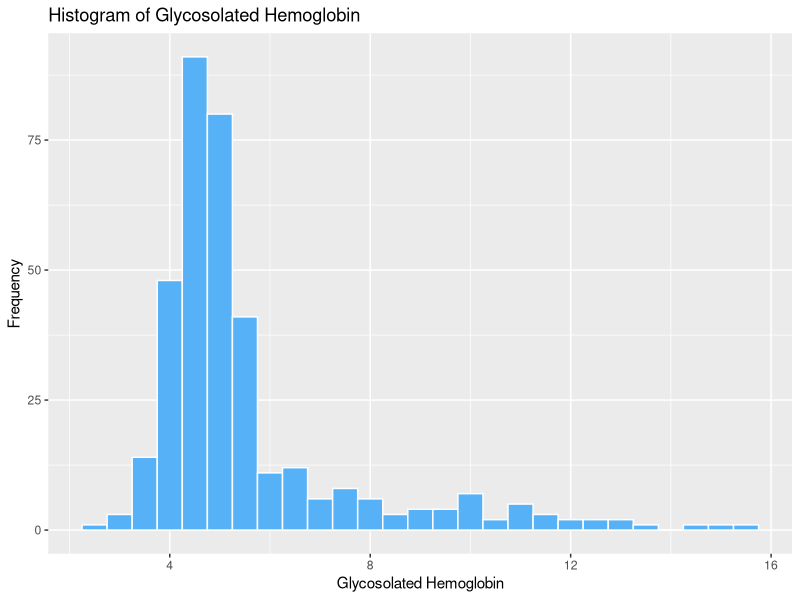
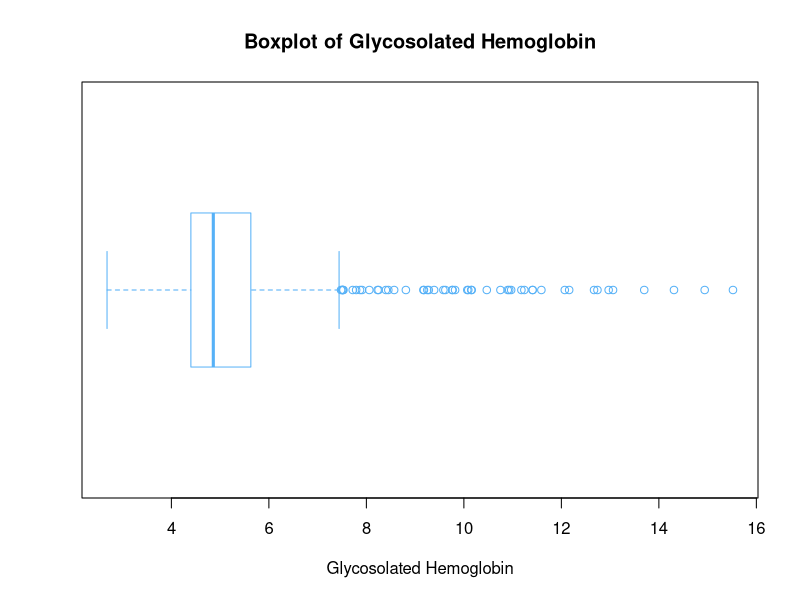
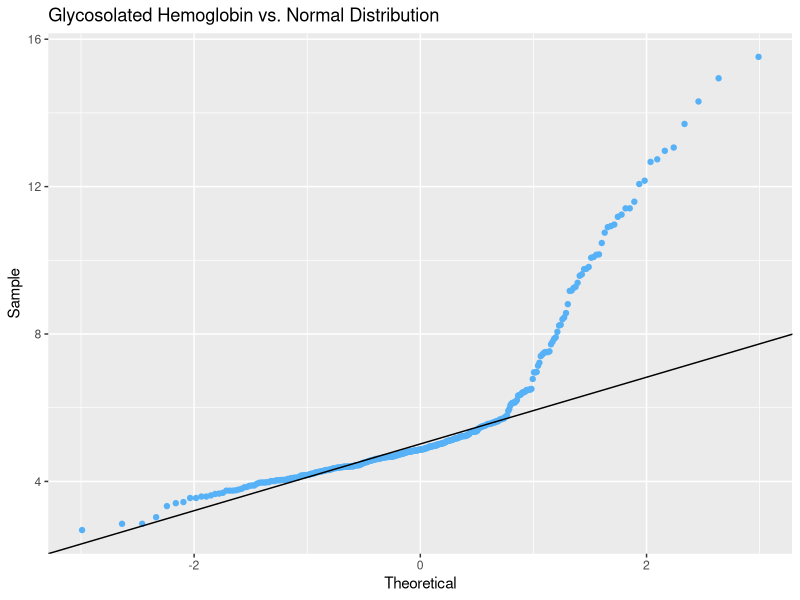
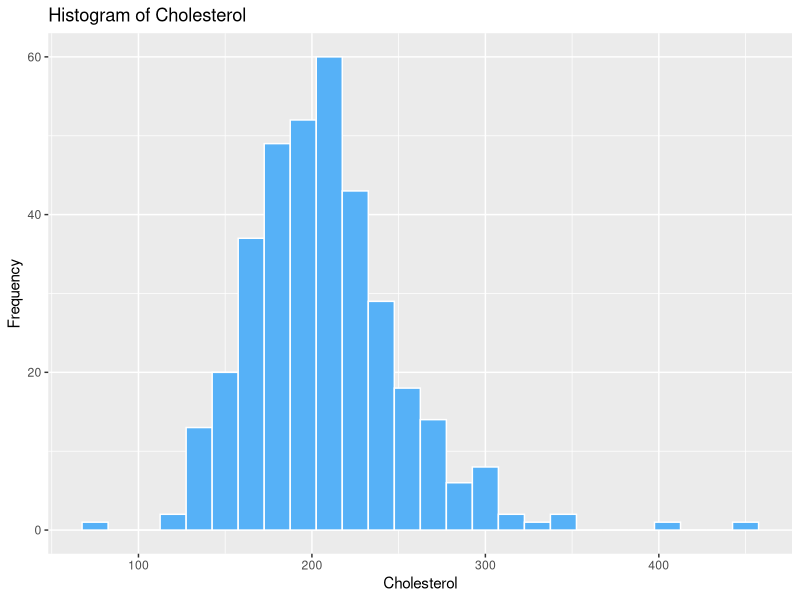
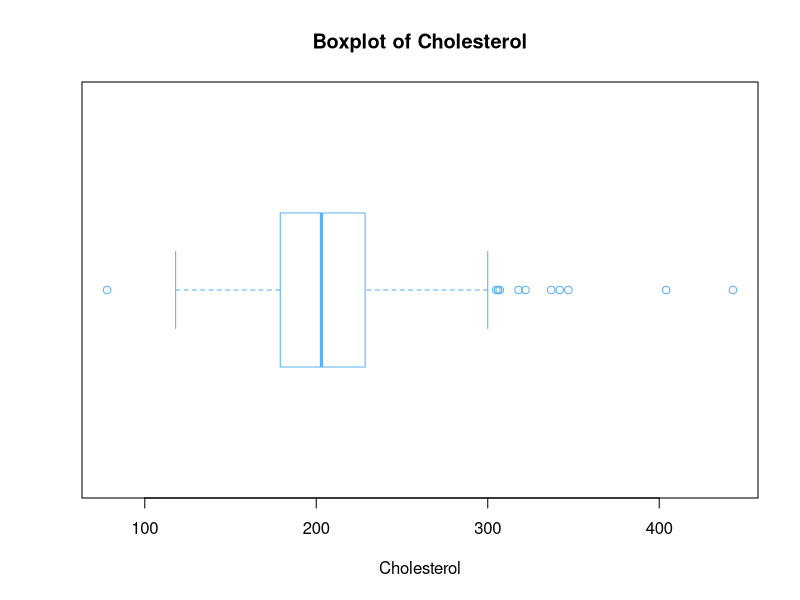
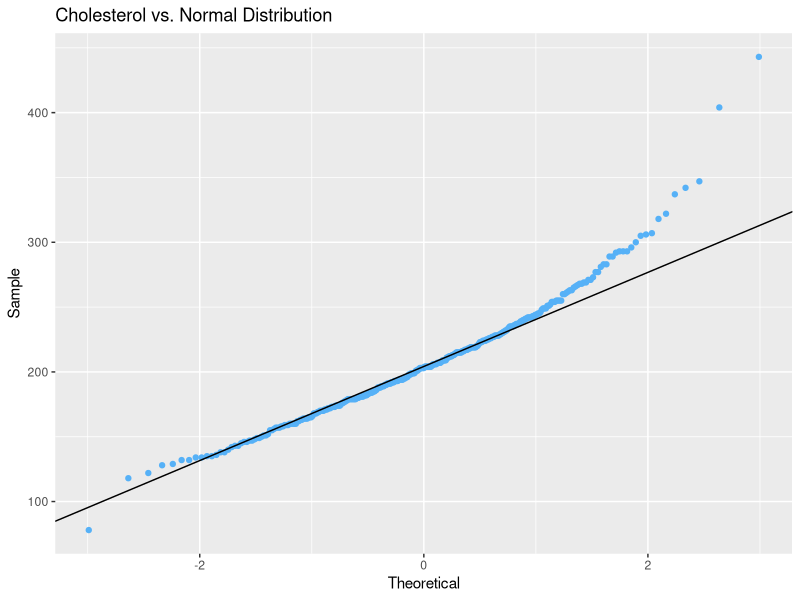
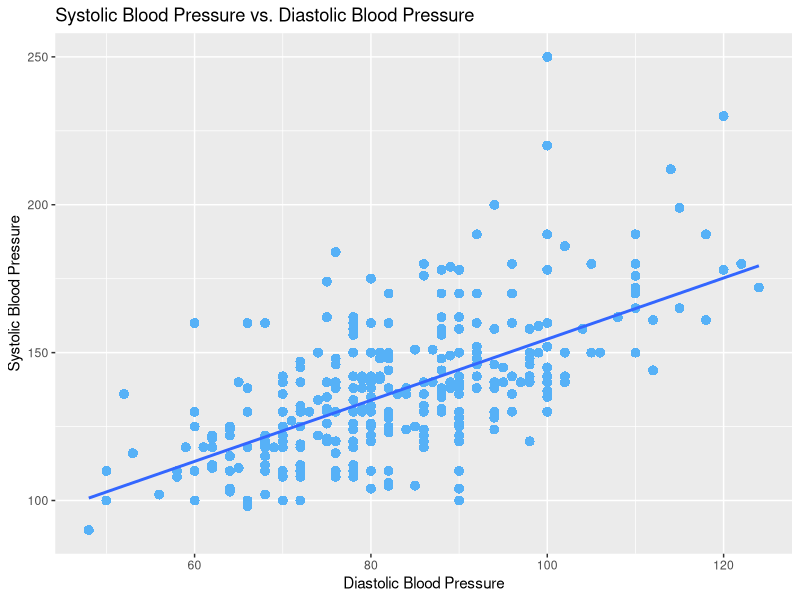
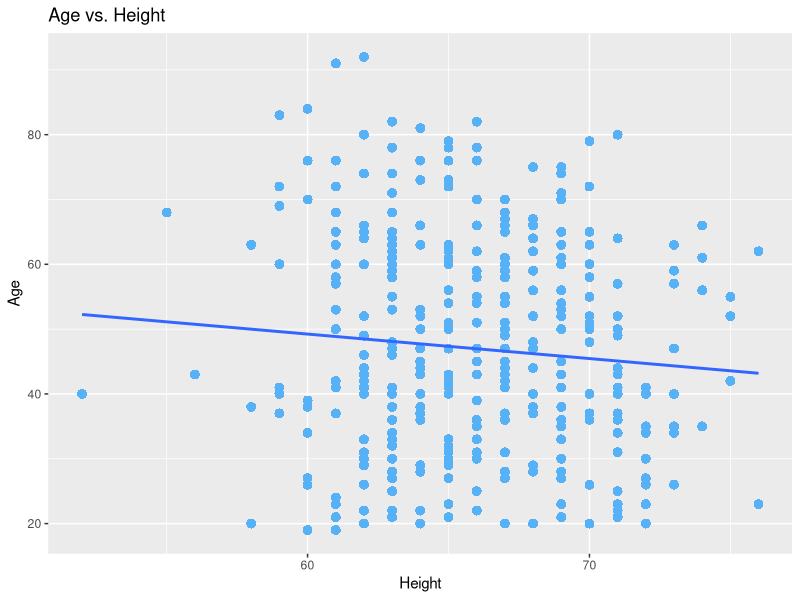

Here is the R script that generated these plots, in order: (Note: this script raises an error after producing the figures.)
## ---- chunk 1
data = read.csv("diabetes.csv")
## ---- chunk 2
data = data[1:359, ]
## ---- chunk 3
glyhb = data$glyhb
require("ggplot2")
ggplot(data) + geom_histogram(aes(x = glyhb), binwidth = 0.5, col = "white", fill = "#56B1F7") +
  ggtitle("Histogram of Glycosolated Hemoglobin") + 
  xlab("Glycosolated Hemoglobin") + ylab("Frequency")
## ---- chunk 4
boxplot(glyhb, horizontal = TRUE, col = "white", border = "#56B1F7",
        xlab = "Glycosolated Hemoglobin",
        main = "Boxplot of Glycosolated Hemoglobin")
## ---- chunk 5
exp.sample = rnorm(n = 10000)
y1y2 = quantile(glyhb, probs = c(0.25, 0.75))
x1x2 = quantile(exp.sample, probs = c(0.25, 0.75))
slope = (y1y2[2] - y1y2[1])/(x1x2[2] - x1x2[1])
intercept = slope * (0 - x1x2[1]) + y1y2[1]
ggplot(data, aes(sample = glyhb)) + stat_qq(col = "#56B1F7") +
  ggtitle("Glycosolated Hemoglobin vs. Normal Distribution") +
  xlab("Theoretical") +
  ylab("Sample") +
  geom_abline(intercept = intercept, slope = slope) 
## ---- chunk 6
chol = data$chol

# Produce the histogram

ggplot(data) + geom_histogram(aes(x = chol), binwidth = 15, col = "white", fill = "#56B1F7") +
  ggtitle("Histogram of Cholesterol") + 
  xlab("Cholesterol") + ylab("Frequency")

# Produce the boxplot

boxplot(chol, horizontal = TRUE, col = "white", border = "#56B1F7",
        xlab = "Cholesterol",
        main = "Boxplot of Cholesterol")

# Produce the qq-plot

exp.sample = rnorm(n = 10000)
y1y2 = quantile(chol, probs = c(0.25, 0.75))
x1x2 = quantile(exp.sample, probs = c(0.25, 0.75))
slope = (y1y2[2] - y1y2[1])/(x1x2[2] - x1x2[1])
intercept = slope * (0 - x1x2[1]) + y1y2[1]
ggplot(data, aes(sample = chol)) + stat_qq(col = "#56B1F7") +
  ggtitle("Cholesterol vs. Normal Distribution") +
  xlab("Theoretical") +
  ylab("Sample") +
  geom_abline(intercept = intercept, slope = slope) 
## ---- chunk 7
ggplot(data, aes(x = bp.1d, y = bp.1s)) +
    geom_point(shape = 16, col = "#56B1F7", size = 3) + 
    geom_smooth(method = lm, se = FALSE) + 
    xlab("Diastolic Blood Pressure") + 
    ylab("Systolic Blood Pressure") + 
    ggtitle("Systolic Blood Pressure vs. Diastolic Blood Pressure")
## ---- chunk 8
ggplot(data, aes(x = height, y = age)) +
    geom_point(shape = 16, col = "#56B1F7", size = 3) + 
    geom_smooth(method = lm, se = FALSE) + 
    xlab("Height") + 
    ylab("Age") + 
    ggtitle("Age vs. Height")
## ---- chunk 9
diabetes_locs = glyhb >= 7
diabetes = c()
diabetes[diabetes_locs] = "Greater than or equal to 7 (Diabetes)"
diabetes[!diabetes_locs] = "Less than 7 (No Diabetes)"
data$diabetes = factor(diabetes)
## ---- chunk 10
ggplot(data, aes(x = diabetes, y = chol)) + 
  geom_boxplot(aes(fill = diabetes)) + 
  coord_flip() + 
  theme(legend.position="none") + 
  ylab("Cholesterol") +
  xlab("Glycosolated Hemoglobin") +
  ggtitle("Boxplots of Cholesterol by Glycosolated Hemoglobin")
## ---- chunk 11
ggplot(data, aes(x = diabetes, y = stab.glu)) + 
  geom_boxplot(aes(fill = diabetes)) + 
  coord_flip() + 
  theme(legend.position="none") + 
  ylab("Stabilized Glucose") +
  xlab("Glycosolated Hemoglobin") +
  ggtitle("Boxplots of Stabilized Glucose by\n Glycosolated Hemoglobin")
## ---- chunk 12
ggplot(data, aes(x = diabetes, y = hdl)) + 
  geom_boxplot(aes(fill = diabetes)) + 
  coord_flip() + 
  theme(legend.position="none") + 
  ylab("High Density Lipoprotein") +
  xlab("Glycosolated Hemoglobin") +
  ggtitle("Boxplots of High Density Lipoprotein by\n Glycosolated Hemoglobin")
## ---- chunk 13
ggplot(data, aes(x = diabetes, y = ratio)) + 
  geom_boxplot(aes(fill = diabetes)) + 
  coord_flip() + 
  theme(legend.position="none") + 
  ylab("Ratio (chol/hdl)") +
  xlab("Glycosolated Hemoglobin") +
  ggtitle("Boxplots of Ratio (chol/hdl) by\n Glycosolated Hemoglobin")
## ---- chunk 14
ggplot(data, aes(x = diabetes, y = age)) +
  geom_boxplot(aes(fill = diabetes)) +
  coord_flip() +
  theme(legend.position="none") +
  ylab("Age") +
  xlab("Glycosolated Hemoglobin") +
  ggtitle("Boxplots of Age by Glycosolated Hemoglobin")
## ---- chunk 15
ggplot(data, aes(x = diabetes, y = height)) +
  geom_boxplot(aes(fill = diabetes)) +
  coord_flip() +
  theme(legend.position="none") +
  ylab("Height") +
  xlab("Glycosolated Hemoglobin") +
  ggtitle("Boxplots of Height by Glycosolated Hemoglobin")
## ---- chunk 16
ggplot(data, aes(x = diabetes, y = weight)) +
  geom_boxplot(aes(fill = diabetes)) +
  coord_flip() +
  theme(legend.position="none") +
  ylab("Weight") +
  xlab("Glycosolated Hemoglobin") +
  ggtitle("Boxplots of Weight by Glycosolated Hemoglobin")
## ---- chunk 17
ggplot(data, aes(x = diabetes, y = bp.1s)) +
  geom_boxplot(aes(fill = diabetes)) +
  coord_flip() +
  theme(legend.position="none") +
  ylab("First Systolic Blood Pressure") +
  xlab("Glycosolated Hemoglobin") +
  ggtitle("Boxplots of First Systolic Blood Pressure by\n Glycosolated Hemoglobin")
## ---- chunk 18
ggplot(data, aes(x = diabetes, y = bp.1d)) +
  geom_boxplot(aes(fill = diabetes)) +
  coord_flip() +
  theme(legend.position="none") +
  ylab("First Diastolic Blood Pressure") +
  xlab("Glycosolated Hemoglobin") +
  ggtitle("Boxplots of First Diastolic Blood Pressure by\n Glycosolated Hemoglobin")
## ---- chunk 19
ggplot(data, aes(x = diabetes, y = waist)) +
  geom_boxplot(aes(fill = diabetes)) +
  coord_flip() +
  theme(legend.position="none") +
  ylab("Waist (inches)") +
  xlab("Glycosolated Hemoglobin") +
  ggtitle("Boxplots of Waist by Glycosolated Hemoglobin")
## ---- chunk 20
ggplot(data, aes(x = diabetes, y = hip)) +
  geom_boxplot(aes(fill = diabetes)) +
  coord_flip() +
  theme(legend.position="none") +
  ylab("Hip Circumference (inches)") +
  xlab("Glycosolated Hemoglobin") +
  ggtitle("Boxplots of Hip Circumference by\n Glycosolated Hemoglobin")
## ---- chunk 21
ggplot(data[data$frame != "", ], aes(x = frame, y = glyhb)) +
  geom_boxplot(aes(fill = frame)) +
  coord_flip() +
  theme(legend.position="none") +
  ylab("Glycosolated Hemoglobin") +
  xlab("Frame") +
  ggtitle("Boxplots of Glycosolated Hemoglobin by Frame") + 
  geom_hline(yintercept = 7, linetype = "dashed")
## ---- chunk 22
ggplot(data, aes(x = diabetes, y = time.ppn)) +
  geom_boxplot(aes(fill = diabetes)) +
  coord_flip() +
  theme(legend.position="none") +
  ylab("Minutes After Eating when Glucose Level Measured (time.ppn)") +
  xlab("Glycosolated Hemoglobin") +
  ggtitle("Boxplots of Minutes After Eating when Glucose Level \nMeasured by Glycosolated Hemoglobin")
## ---- chunk 23
ggplot(data, aes(x = location, y = glyhb)) +
  geom_boxplot(aes(fill = location)) +
  coord_flip() +
  theme(legend.position="none") +
  ylab("Glycosolated Hemoglobin") +
  xlab("Location") +
  ggtitle("Boxplots of Glycosolated Hemoglobin\n by Location") + 
  geom_hline(yintercept = 7, linetype = "dashed")
## ---- chunk 24
ggplot(data, aes(x = gender, y = glyhb)) +
  geom_boxplot(aes(fill = gender)) +
  coord_flip() +
  theme(legend.position="none") +
  ylab("Glycosolated Hemoglobin") +
  xlab("Gender") +
  ggtitle("Boxplots of Glycosolated Hemoglobin\n by Gender") + 
  geom_hline(yintercept = 7, linetype = "dashed")
## ---- chunk 25
data$BMI = 703 * (data$weight / (data$height)^2)
data$WHR = data$waist / data$hip
## ---- chunk 26
ggplot(data) + geom_histogram(aes(x = BMI), binwidth = 2.5, col = "white", fill = "#56B1F7") +
  ggtitle("Histogram of BMI") + 
  xlab("BMI") + ylab("Frequency")
## ---- chunk 27
ggplot(data) + geom_histogram(aes(x = WHR), binwidth = 0.03, col = "white", fill = "#56B1F7") +
  ggtitle("Histogram of WHR") + 
  xlab("WHR") + ylab("Frequency")
## ---- chunk 28
ggplot(data, aes(x = diabetes, y = BMI)) +
  geom_boxplot(aes(fill = diabetes)) +
  coord_flip() +
  theme(legend.position="none") +
  ylab("BMI") +
  xlab("Glycosolated Hemoglobin") +
  ggtitle("Boxplots of BMI Measured by\n Glycosolated Hemoglobin")
## ---- chunk 29
ggplot(data, aes(x = diabetes, y = WHR)) +
  geom_boxplot(aes(fill = diabetes)) +
  coord_flip() +
  theme(legend.position="none") +
  ylab("WHR") +
  xlab("Glycosolated Hemoglobin") +
  ggtitle("Boxplots of WHR Measured by\n Glycosolated Hemoglobin")
## ---- chunk 30
bmi = data$BMI
e1 <- mean(bmi)
e1
e2 <- mean(bmi^2)
e2
## ---- chunk 31
b <- e1/(e2 - e1^2)
b
a <- e1^2/(e2 - e1^2)
a
## ---- chunk 32
gamma.est <- matrix(0, 1000, 2)
for (i in 1:1000) {
  boot <- sample(bmi, 1000, replace = T)
  e1 <- mean(boot)
  e2 <- mean(boot^2)
  gamma.est[i,1] <- e1^2/(e2 - e1^2)
  gamma.est[i,2] <- e1/(e2 - e1^2)
}
## ---- chunk 33
pboot.perc.a <- quantile(gamma.est[,1], probs = c(0.025, 0.975))
pboot.perc.a
## ---- chunk 34
pboot.perc.b <- quantile(gamma.est[,2], probs = c(0.025, 0.975))
pboot.perc.b
## ---- chunk 35
ggplot(data) + geom_histogram(aes(x = BMI, y = ..density..), binwidth = 2.5, col = "white", fill = "#56B1F7") +
  stat_function(fun = dgamma, args = list(shape = a, rate = b), size = 1.5) +
  ggtitle("Histogram of BMI") + 
  xlab("BMI") + ylab("Density")
## ---- chunk 36
whr = data$WHR
mle.u <- mean(whr)
mle.u
mle.sig <- sqrt(mean((whr - mle.u)^2))
mle.sig
## ---- chunk 37
whr.est <- matrix(0, 1000, 2)
for (i in 1:1000) {
boot <- sample(whr, 1000, replace = T)
      whr.est[i,1] <- mean(boot)
     whr.est[i,2] <- var(boot)
}
## ---- chunk 38
pboot.perc.mean <- quantile(whr.est[,1], probs = c(0.025, 0.975))
pboot.perc.mean
pboot.perc.var <- quantile(whr.est[,2], probs = c(0.025, 0.975))
pboot.perc.var
## ---- chunk 39
ggplot(data) + geom_histogram(aes(x = WHR, y = ..density..), binwidth = 0.03, col = "white", fill = "#56B1F7") +
  stat_function(fun = dnorm, args = list(mean = mle.u, sd = mle.sig), size = 1.5) +
  ggtitle("Histogram of WHR") + 
  xlab("WHR") + ylab("Density")
## ---- chunk 40
est.maleND <- matrix(0, 1000, 4)
for (i in 1:1000) {
  boot <- sample(bmi[data$glyhb >= 7 & data$gender == "male"], 1000, replace = T)
  e1 <- mean(boot)
  e2 <- mean(boot^2)
  est.maleND[i,1] <- e1^2/(e2 - e1^2)
  est.maleND[i,2] <- e1/(e2 - e1^2)

 boot <- sample(whr[data$glyhb >= 7 & data$gender == "male"], 1000, replace = T)
  est.maleND[i,3] <- mean(boot)
  est.maleND[i,4] <- var(boot)
}
## ---- chunk 41
pboot.perc.a.maleD <- quantile(est.maleND[,1], probs = c(0.025, 0.975))
pboot.perc.a.maleD

pboot.perc.b.maleD <- quantile(est.maleND[,2], probs = c(0.025, 0.975))
pboot.perc.b.maleD

pboot.perc.mu.maleD <- quantile(est.maleND[,3], probs = c(0.025, 0.975))
pboot.perc.mu.maleD

pboot.perc.var.maleD <- quantile(est.maleND[,4], probs = c(0.025, 0.975))
pboot.perc.var.maleD
## ---- chunk 42
est.maleND <- matrix(0, 1000, 4)
for (i in 1:1000) {
  boot <- sample(bmi[data$glyhb < 7 & data$gender == "male"], 1000, replace = T)
  e1 <- mean(boot)
  e2 <- mean(boot^2)
  est.maleND[i,1] <- e1^2/(e2 - e1^2)
  est.maleND[i,2] <- e1/(e2 - e1^2)

boot <- sample(whr[data$glyhb < 7 & data$gender == "male"], 1000, replace = T)
  est.maleND[i,3] <- mean(boot)
  est.maleND[i,4] <- var(boot)
}
## ---- chunk 43
pboot.perc.a.maleND <- quantile(est.maleND[,1], probs = c(0.025, 0.975))
pboot.perc.a.maleND

pboot.perc.b.maleND <- quantile(est.maleND[,2], probs = c(0.025, 0.975))
pboot.perc.b.maleND

pboot.perc.mu.maleND <- quantile(est.maleND[,3], probs = c(0.025, 0.975))
pboot.perc.mu.maleND

pboot.perc.var.maleND <- quantile(est.maleND[,4], probs = c(0.025, 0.975))
pboot.perc.var.maleND
## ---- chunk 44
est.femaleD <- matrix(0, 1000, 4)
for (i in 1:1000) {
  boot <- sample(bmi[data$glyhb >= 7 & data$gender == "female"], 1000, replace = T)
  e1 <- mean(boot)
  e2 <- mean(boot^2)
  est.femaleD[i,1] <- e1^2/(e2 - e1^2)
  est.femaleD[i,2] <- e1/(e2 - e1^2)

boot <- sample(whr[data$glyhb >= 7 & data$gender == "female"], 1000, replace = T)
  est.femaleD[i,3] <- mean(boot)
  est.femaleD[i,4] <- var(boot)
}
## ---- chunk 45
pboot.perc.a.femaleD <- quantile(est.femaleD[,1], probs = c(0.025, 0.975))
pboot.perc.a.femaleD

pboot.perc.b.femaleD <- quantile(est.femaleD[,2], probs = c(0.025, 0.975))
pboot.perc.b.femaleD

pboot.perc.mu.femaleD <- quantile(est.femaleD[,3], probs = c(0.025, 0.975))
pboot.perc.mu.femaleD

pboot.perc.var.femaleD <- quantile(est.femaleD[,4], probs = c(0.025, 0.975))
pboot.perc.var.femaleD
## ---- chunk 46
est.femaleND <- matrix(0, 1000, 4)
for (i in 1:1000) {
  boot <- sample(bmi[data$glyhb < 7 & data$gender == "female"], 1000, replace = T)
  e1 <- mean(boot)
  e2 <- mean(boot^2)
  est.femaleND[i,1] <- e1^2/(e2 - e1^2)
  est.femaleND[i,2] <- e1/(e2 - e1^2)

boot <- sample(whr[data$glyhb < 7 & data$gender == "female"], 1000, replace = T)
  est.femaleND[i,3] <- mean(boot)
  est.femaleND[i,4] <- var(boot)
}
## ---- chunk 47
pboot.perc.a.femaleND <- quantile(est.femaleND[,1], probs = c(0.025, 0.975))
pboot.perc.a.femaleND

pboot.perc.b.femaleND <- quantile(est.femaleND[,2], probs = c(0.025, 0.975))
pboot.perc.b.femaleND

pboot.perc.mu.femaleND <- quantile(est.femaleND[,3], probs = c(0.025, 0.975))
pboot.perc.mu.femaleND

pboot.perc.var.femaleND <- quantile(est.femaleND[,4], probs = c(0.025, 0.975))
pboot.perc.var.femaleND
## ---- chunk 48

all_CI = list(pboot.perc.a.maleD, pboot.perc.b.maleD, pboot.perc.mu.maleD, pboot.perc.var.maleD,
           pboot.perc.a.maleND, pboot.perc.b.maleND, pboot.perc.mu.maleND, pboot.perc.var.maleD,
           pboot.perc.a.femaleD, pboot.perc.b.femaleD, pboot.perc.mu.femaleD, pboot.perc.var.femaleD,
           pboot.perc.a.femaleND, pboot.perc.b.femaleND, pboot.perc.mu.femaleND, pboot.perc.var.femaleND)

# Apply this to convert into desired string
pretty_CI = function(x) {
  paste(toString(round(x[1], digits = 3)), "-", toString(round(x[2], digits = 3)), sep = " ")
}

simple_CI = sapply(all_CI, pretty_CI)
CI_matrix = matrix(simple_CI, nrow = 4, byrow = TRUE)
colnames(CI_matrix) = c("alpha", "beta", "mean", "variance")
rownames(CI_matrix) = c("Diabetic Male", "Non-diabetic Male", "Diabetic Female", "Non-diabetic Female")
CI_matrix
## ---- chunk 49
female.diabetics = length(which(data$gender=="female" & data$glyhb >= 7))
female.nondiabetics = length(which(data$gender=="female" & data$glyhb < 7))

male.diabetics = length(which(data$gender=="male" & data$glyhb >= 7))
male.nondiabetics = length(which(data$gender=="male" & data$glyhb < 7))

gender.mat = matrix(c(male.diabetics, male.nondiabetics, female.diabetics,
                      female.nondiabetics), nrow=2, dimnames=list(c("Diabetic",
                      "Not Diabetic"), c("Male", "Female")))
gender.mat
## ---- chunk 50
chisq.test(gender.mat)
## ---- chunk 51
female.df = data[data$gender=="female",]
female.diab.status = vector()
  for (i in 1:nrow(female.df)){
  if (female.df$glyhb[i]>=7) {female.diab.status[i]=1
  } else female.diab.status[i]=0
}

male.df = data[data$gender=="male",]
male.diab.status = vector()
for (i in 1:nrow(male.df)){
  if (male.df$glyhb[i]>=7) {male.diab.status[i]=1
  } else male.diab.status[i]=0
}
## ---- chunk 52
t.test(female.diab.status, male.diab.status, alternative="two.sided", mu=0,
       paired=FALSE, var.equal=FALSE, conf.level=0.95)
## ---- chunk 53
groupList = list()

# Stabilized glucose level:
stab.gluc.diabetic = data[data$glyhb>=7, 4]
stab.gluc.nondiabetic = data[data$glyhb<7, 4]

groupList[[1]] = stab.gluc.diabetic
groupList[[2]] = stab.gluc.nondiabetic

# Age:
age.diabetic = data[data$glyhb>=7, 9]
age.nondiabetic = data[data$glyhb<7, 9]

groupList[[3]] = age.diabetic
groupList[[4]] = age.nondiabetic

# First systolic blood pressure:
bp.1s.diabetic = data[data$glyhb>=7, 14]
bp.1s.nondiabetic = data[data$glyhb<7, 14]

groupList[[5]] = bp.1s.diabetic
groupList[[6]] = bp.1s.nondiabetic

# BMI:
bmi.diabetic = data[data$glyhb>=7, 20]
bmi.nondiabetic = data[data$glyhb<7, 20]

groupList[[7]] = bmi.diabetic
groupList[[8]] = bmi.nondiabetic

# WHR:
whr.diabetic = data[data$glyhb>=7, 21]
whr.nondiabetic = data[data$glyhb<7, 20]

groupList[[9]] = whr.diabetic
groupList[[10]] = whr.nondiabetic
## ---- chunk 54
plot.boot.hist = function(x){
  boot.pop = replicate(1000, sample(x, 1000, replace=TRUE))
  boot.pop.means = apply(boot.pop, 2, mean)
  return(boot.pop.means)
}

pop_means = data.frame(sapply(groupList, plot.boot.hist))

# Stab.glu of diabetics
ggplot(pop_means) + geom_histogram(aes(x = pop_means[ , 1]), binwidth = 0.5, col = "white", fill = "#56B1F7") +
  ggtitle("Histogram of Stab.Glu for Diabetics") + 
  xlab("Glycosolated Hemoglobin") + ylab("Frequency")

# Stab.glu of non-diabetics
ggplot(pop_means) + geom_histogram(aes(x = pop_means[ , 2]), binwidth = 0.5, col = "white", fill = "#56B1F7") +
  ggtitle("Histogram of Stab.Glu for Non-Diabetics") + 
  xlab("Glycosolated Hemoglobin") + ylab("Frequency")

# Age of diabetics
ggplot(pop_means) + geom_histogram(aes(x = pop_means[ , 3]), binwidth = 0.4, col = "white", fill = "#56B1F7") +
  ggtitle("Histogram of Age for Diabetics") + 
  xlab("Glycosolated Hemoglobin") + ylab("Frequency")

# Age of non-diabetics
ggplot(pop_means) + geom_histogram(aes(x = pop_means[ , 4]), binwidth = 0.4, col = "white", fill = "#56B1F7") +
  ggtitle("Histogram of Age for Non-Diabetics") + 
  xlab("Glycosolated Hemoglobin") + ylab("Frequency")

# bp.1sd of diabetics
ggplot(pop_means) + geom_histogram(aes(x = pop_means[ , 5]), binwidth = 0.4, col = "white", fill = "#56B1F7") +
  ggtitle("Histogram of bp.1sd for Diabetics") + 
  xlab("Glycosolated Hemoglobin") + ylab("Frequency")

# bp.1sd of non-diabetics
ggplot(pop_means) + geom_histogram(aes(x = pop_means[ , 6]), binwidth = 0.4, col = "white", fill = "#56B1F7") +
  ggtitle("Histogram of bp.1sd for Non-Diabetics") + 
  xlab("Glycosolated Hemoglobin") + ylab("Frequency")

# BMI of diabetics
ggplot(pop_means) + geom_histogram(aes(x = pop_means[ , 7]), binwidth = 0.2, col = "white", fill = "#56B1F7") +
  ggtitle("Histogram of BMI for Diabetics") + 
  xlab("Glycosolated Hemoglobin") + ylab("Frequency")

# BMI of non-diabetics
ggplot(pop_means) + geom_histogram(aes(x = pop_means[ , 8]), binwidth = 0.2, col = "white", fill = "#56B1F7") +
  ggtitle("Histogram of BMI for Non-Diabetics") + 
  xlab("Glycosolated Hemoglobin") + ylab("Frequency")

# WHR of diabetics
ggplot(pop_means) + geom_histogram(aes(x = pop_means[ , 9]), binwidth = 0.001, col = "white", fill = "#56B1F7") +
  ggtitle("Histogram of WHR for Diabetics") + 
  xlab("Glycosolated Hemoglobin") + ylab("Frequency")

# WHR of non-diabetics
ggplot(pop_means) + geom_histogram(aes(x = pop_means[ , 10]), binwidth = 0.20, col = "white", fill = "#56B1F7") +
  ggtitle("Histogram of WHR for Non-Diabetics") + 
  xlab("Glycosolated Hemoglobin") + ylab("Frequency")
## ---- chunk 55
t.test(stab.gluc.diabetic, stab.gluc.nondiabetic, alternative="two.sided", mu=0,
       paired=FALSE, var.equal=FALSE, conf.level=0.95)

t.test(age.diabetic, age.nondiabetic, alternative="two.sided", mu=0,
       paired=FALSE, var.equal=FALSE, conf.level=0.95)

t.test(bp.1s.diabetic, bp.1s.nondiabetic, alternative="two.sided", mu=0,
       paired=FALSE, var.equal=FALSE, conf.level=0.95)

t.test(bmi.diabetic, bmi.nondiabetic, alternative="two.sided", mu=0,
       paired=FALSE, var.equal=FALSE, conf.level=0.95)

t.test(whr.diabetic, whr.nondiabetic, alternative="two.sided", mu=0,
       paired=FALSE, var.equal=FALSE, conf.level=0.95)
## ---- chunk 56
X <- data$BMI[data$gender == "male" & data$glyhb <7]
Y <- data$BMI[data$gender == "male" & data$glyhb >=7]
n <- length(X)
m <- length(Y)
all.ranks <- rank(c(Y, X))
R.prime <- sum(all.ranks[1:length(Y)])
pi.bmi <- 1/(n*m)*(R.prime - m*(m + 1)/2)
pi.bmi
## ---- chunk 57
data$diff <- data$gender == "male" & data$glyhb <7
wilcox.test(bmi ~ diff, data=data) 
## ---- chunk 58
boot <- 1:1000
for (i in 1:1000) {
  smp <- sample(data$BMI[data$gender == "male" & data$glyhb <7], 100, replace =T)
  smp2 <- sample(data$BMI[data$gender == "male" & data$glyhb >=7], 100, replace =T)
  all.ranks <- rank(c(smp2, smp))
  R.prime <- sum(all.ranks[1:length(smp2)])
  boot[i] <- 1/(100*100)*(R.prime - 100*(100 + 1)/2)
}
## ---- chunk 59
pboot.perc.pi.bmi <- quantile(boot, probs = c(0.025, 0.975))
pboot.perc.pi.bmi
## ---- chunk 60
X <- data$WHR[data$gender == "male" & data$glyhb <7]
Y <- data$WHR[data$gender == "male" & data$glyhb >=7]
n <- length(X)
m <- length(Y)
all.ranks <- rank(c(Y, X))
R.prime <- sum(all.ranks[1:length(Y)])
pi.whr <- 1/(n*m)*(R.prime - m*(m + 1)/2)
pi.whr
## ---- chunk 61
boot <- 1:1000
for (i in 1:1000) {
  smp <- sample(data$WHR[data$gender == "male" & data$glyhb <7], 100, replace =T)
  smp2 <- sample(data$WHR[data$gender == "male" & data$glyhb >=7], 100, replace =T)
  all.ranks <- rank(c(smp2, smp))
  R.prime <- sum(all.ranks[1:length(smp2)])
  boot[i] <- 1/(100*100)*(R.prime - 100*(100 + 1)/2)
}
## ---- chunk 62
pboot.perc.pi.whr <- quantile(boot, probs = c(0.025, 0.975))
pboot.perc.pi.whr
## ---- chunk 63
male.WHRs.null = male.df[male.df$glyhb < 7,]$waist/male.df[male.df$glyhb < 7,]$hip
male.WHRs.null
## ---- chunk 64
threshold = quantile(male.WHRs.null, prob=0.95)
threshold
## ---- chunk 65
male.WHRs.alt = male.df[male.df$glyhb >= 7,]$waist/male.df[male.df$glyhb >= 7,]$hip
male.WHRs.alt

beta = length(which(male.WHRs.alt < threshold))/length(male.WHRs.alt)
beta
## ---- chunk 66
power = 1 - beta
power
## ---- chunk 67
res <- 1:359
i = 1
for (bm in data$BMI) {
  if (bm < 18.5) {
    res[i] = 1
  } else if (bm >= 18.5 & bm < 25) {
    res[i] = 2
  } else if (bm >= 25 & bm < 30) {
    res[i] = 3
  } else if (bm >= 30 & bm < 35) {
    res[i] = 4
  } else if (bm >= 35 & bm < 40) {
    res[i] = 5
  } else {
    res[i] = 6
  }
  i = i + 1
}
data$bmicat <- res
bmicat.mat <- matrix(0, 2, 6)

for (i in 1:359) {
  bmicat.mat[as.numeric(data$gender)[i] - 1, data$bmicat[i]] = bmicat.mat[as.numeric(data$gender)[i] - 1, data$bmicat[i]] + 1
}
## ---- chunk 68
chisq.test(bmicat.mat)
## ---- chunk 69
res <- 1:359
i = 1
for (wh in data$WHR) {
  ag = data$age[i]
  if (
      ((data$gender[i] == "male") & ((wh < 0.83 & ag < 30) | (wh < 0.84 & ag < 40 & ag >= 30) | (wh < 0.88 & ag < 50 & ag >= 40) | (wh < 0.90 & ag < 60 & ag >= 50) |(wh < 0.91 & ag >= 60))) |
      ((data$gender[i] == "female") & ((wh < 0.71 & ag < 30) | (wh < 0.72 & ag < 40 & ag >= 30) | (wh < 0.73 & ag < 50 & ag >= 40) | (wh < 0.74 & ag < 60 & ag >= 50) |(wh < 0.76 & ag >= 60)))
    ) 
  {
    res[i] = 1
  } else if (
      ((data$gender[i] == "male") & ((wh >= 0.83 & wh < 0.89 & ag < 30) | (wh >= 0.84 & wh < 0.92 & ag < 40 & ag >= 30) | (wh >= 0.88 & wh < 0.96 & ag < 50 & ag >= 40) | (wh >= 0.90 & wh < 0.97 & ag < 60 & ag >= 50) |(wh >= 0.91 & wh < 0.99 & ag >= 60))) |
      ((data$gender[i] == "female") & ((wh >= 0.71 & wh < 0.78 & ag < 30) | (wh >= 0.72 & wh < 0.79 & ag < 40 & ag >= 30) | (wh >= 0.73 & wh < 0.80 & ag < 50 & ag >= 40) | (wh >= 0.74 & wh < 0.82 & ag < 60 & ag >= 50) |(wh >= 0.76 & wh < 0.84 & ag >= 60)))
    )
  {
    res[i] = 2
  } else if (
    ((data$gender[i] == "male") & ((wh > 0.94 & ag < 30) | (wh > 0.96 & ag < 40 & ag >= 30) | (wh > 1.00 & ag < 50 & ag >= 40) | (wh < 1.02 & ag < 60 & ag >= 50) |(wh < 1.03 & ag >= 60))) |
    ((data$gender[i] == "female") & ((wh > 0.82 & ag < 30) | (wh > 0.84 & ag < 40 & ag >= 30) | (wh > 0.87 & ag < 50 & ag >= 40) | (wh > 0.88 & ag < 60 & ag >= 50) |(wh > 0.90 & ag >= 60)))  
  ) 
  {
    res[i] = 4
  } else {
    res[i] = 3
  }
  i = i + 1
}
data$whrcat <- res
whrcat.mat <- as.matrix(table(data$gender, data$whrcat)[2:3, ])
## ---- chunk 70
chisq.test(whrcat.mat)
## ---- chunk 71
results = aov(glyhb ~ bmicat * whrcat, data = data)
summary(results)
## ---- chunk 72
lm.yhat = lm(glyhb ~ stab.glu + age + bp.1s + WHR + BMI, data = data)
## ---- chunk 73
features_data = data[ , c("stab.glu", "age", "bp.1s", "WHR", "BMI")]
y_hat = predict(lm.yhat, data = features_data)
## ---- chunk 74
y_hat_diabetes = c()
y_hat_diabetes[y_hat >= 7] = TRUE
y_hat_diabetes[y_hat < 7] = FALSE
data$y_hat_diabetes = y_hat_diabetes
## ---- chunk 75
y_actual_diabetes = c()
y_actual_diabetes[glyhb >= 7] = TRUE
y_actual_diabetes[glyhb < 7] = FALSE
data$y_actual_diabetes = y_actual_diabetes
## ---- chunk 76
error_table = table(y_hat_diabetes, y_actual_diabetes)
error_table
pred_error = (error_table[2, 1] + error_table[1, 2]) / sum(error_table)
pred_error
## ---- chunk 77
false_positive = error_table[2, 1] / sum(error_table[ , 1])
false_positive
## ---- chunk 78
false_negative = error_table[1, 2] / sum(error_table[ , 2])
false_negative
## ---- chunk 79
all = y_hat[glyhb >= 7]
## ---- chunk 80
lambda_new = quantile(all, probs = 0.1)
lambda_new
## ---- chunk 81
FPR_new = mean(y_hat[glyhb < 7] >= lambda_new)
FPR_new
## ---- chunk 82
standard_features = cbind(1, apply(features_data, 2, scale))
## ---- chunk 83
X = standard_features
Y = glyhb
XTX = t(X)%*%X 
XTX.inv = solve(XTX)
RSS = t(Y)%*%Y - t(Y) %*% X %*% XTX.inv %*% t(X) %*%Y
RSS
n = nrow(data) 
p = 6 
sigma2.hat = RSS/(n-p)
sigma2.hat

## ---- chunk 84
beta.hat = XTX.inv%*%t(X)%*%Y
beta.hat

t_stat = c()
for (i in 1:5){
  t_stat[i] = abs(beta.hat[i + 1] - 0)/(sqrt(sigma2.hat * XTX.inv[i + 1, i + 1])) 
}
## ---- chunk 85

p_vals = 2*(1 - pt(t_stat, n-p))
p_vals
## ---- chunk 86
res = y_hat - glyhb
## ---- chunk 87
res_data = cbind(res = res, features_data)
ggplot(res_data, aes(x = stab.glu, y = res)) +
    geom_point(shape = 16, col = "#56B1F7", size = 3) + 
    xlab("Stabilized Glucose") + 
    ylab("Residuals") + 
    ggtitle("Residuals vs. Stabilized Glucose")
## ---- chunk 88
ggplot(res_data, aes(x = BMI, y = res)) +
    geom_point(shape = 16, col = "#56B1F7", size = 3) + 
    xlab("BMI") + 
    ylab("Residuals") + 
    ggtitle("Residuals vs. BMI")
## ---- chunk 89
ggplot(res_data, aes(x = WHR, y = res)) +
    geom_point(shape = 16, col = "#56B1F7", size = 3) + 
    xlab("WHR") + 
    ylab("Residuals") + 
    ggtitle("Residuals vs. WHR")
## ---- chunk 90
lm.yhat.log = lm(log(glyhb) ~ log(stab.glu) + log(age) + log(bp.1s) + log(WHR) + log(BMI), data = data)
## ---- chunk 91
features_data = data[ , c("stab.glu", "age", "bp.1s", "WHR", "BMI")]
y_hat = exp(predict(lm.yhat.log, data = features_data))
y_hat
## ---- chunk 92
res.log = y_hat - glyhb
res_data_log = cbind(res = res.log, features_data)
ggplot(res_data_log, aes(x = stab.glu, y = res)) +
    geom_point(shape = 16, col = "#56B1F7", size = 3) + 
    xlab("Stabilized Glucose") + 
    ylab("Residuals") + 
    ggtitle("Logged: Residuals vs. Stabilized Glucose")

ggplot(res_data_log, aes(x = BMI, y = res)) +
    geom_point(shape = 16, col = "#56B1F7", size = 3) + 
    xlab("BMI") + 
    ylab("Residuals") + 
    ggtitle("Logged: Residuals vs. BMI")


ggplot(res_data_log, aes(x = WHR, y = res)) +
    geom_point(shape = 16, col = "#56B1F7", size = 3) + 
    xlab("WHR") + 
    ylab("Residuals") + 
    ggtitle("Logged: Residuals vs. WHR")
## ---- chunk 93
diabetic.binary <- as.numeric(glyhb >= 7)
## ---- chunk 94
standard_features = data.frame(standard_features)
glm.yhat <- glm(diabetic.binary ~ stab.glu + age + bp.1s + WHR + BMI, data = standard_features, family=binomial(logit))
## ---- chunk 95
y_hat2 = predict(glm.yhat, type="response")
## ---- chunk 96
TN = sum(y_hat2 > 0.5 & diabetic.binary) # True negative
FN = sum(y_hat2 < 0.5 & diabetic.binary) # False negative
TP = sum(y_hat2 < 0.5 & !diabetic.binary) # True positive
FP = sum(y_hat2 > 0.5 & !diabetic.binary) # False positive

PER = (FN + FP) / sum(TN + FN + TP + FP)
PER

FPR = FP / (FP + TP)
FPR

FNR = FN / (FN + TN)
FNR
## ---- chunk 97
errs = function(prob){
TN = sum(y_hat2 > prob & diabetic.binary) # True negative
FN = sum(y_hat2 < prob & diabetic.binary) # False negative
TP = sum(y_hat2 < prob & !diabetic.binary) # True positive
FP = sum(y_hat2 > prob & !diabetic.binary) # False positive

PER = (FN + FP) / (TN + FN + TP + FP)
FPR = FP / (FP + TP)
FNR = FN / (FN + TN)

return(c(PER, FPR, FNR))
}
## ---- chunk 98
x = seq(0, 1, by = 0.01)
y = t(sapply(x, errs))
colnames(y) = c("PER", "FPR", "FNR")
error_data = data.frame(cbind(x = x, y))
head(error_data)
## ---- chunk 99
ggplot(error_data, aes(x)) + 
  geom_line(aes(y = PER, colour = "PER"), size = 1.5) + 
  geom_line(aes(y = FPR, colour = "FPR"), size = 1.5) +
  geom_line(aes(y = FNR, colour = "FNR"), size = 1.5) +
  xlab("Probabilty") + 
  ylab("Error Rate") + 
  ggtitle("Error Rate vs. Probability")
## ---- chunk 100
data_test = read.csv("diabetes_test.csv")
data_test$BMI = 703 * (data_test$weight / (data_test$height)^2)
data_test$WHR = data_test$waist / data_test$hip
features_data2 = data_test[ , c("stab.glu", "age", "bp.1s", "WHR", "BMI")]
y_hat2 = predict(lm.yhat, newdata = features_data2)

y_hat_diabetes = c()
y_hat_diabetes[y_hat2 >= 7] = TRUE
y_hat_diabetes[y_hat2 < 7] = FALSE
data_test$y_hat_diabetes = y_hat_diabetes

y_actual_diabetes = c()
y_actual_diabetes[data_test$glyhb >= 7] = TRUE
y_actual_diabetes[data_test$glyhb < 7] = FALSE
data_test$y_actual_diabetes = y_actual_diabetes

error_table = table(y_hat_diabetes, y_actual_diabetes)
error_table

pred_error = (error_table[2, 1] + error_table[1, 2]) / sum(error_table)
pred_error

FPR.test = error_table[2, 1] / sum(error_table[ , 1])
FPR.test

FNR.test = error_table[1, 2] / sum(error_table[ , 2])
FNR.test
## ---- chunk 101
standard_features2 = data.frame(cbind(1, apply(features_data2, 2, scale)))
y_hat2 = predict(glm.yhat, newdata = standard_features2, type="response")
## ---- chunk 102
diabetic.binary = as.numeric(data_test$glyhb >= 7)
errs(0.125)
